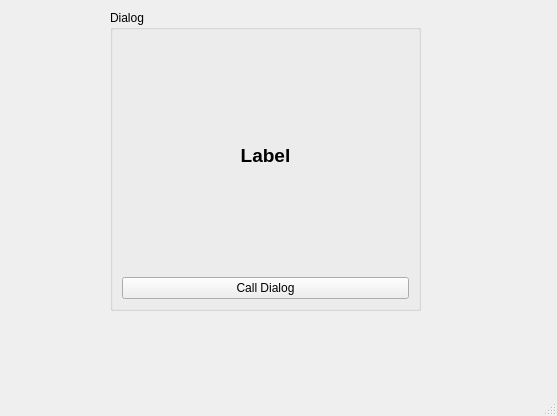
<?xml version="1.0" encoding="UTF-8"?>
<ui version="4.0">
 <class>MainWindow</class>
 <widget class="QMainWindow" name="MainWindow">
  <property name="geometry">
   <rect>
    <x>0</x>
    <y>0</y>
    <width>557</width>
    <height>416</height>
   </rect>
  </property>
  <property name="windowTitle">
   <string>MainWindow</string>
  </property>
  <widget class="QWidget" name="centralwidget">
   <widget class="QGroupBox" name="groupBox">
    <property name="geometry">
     <rect>
      <x>110</x>
      <y>10</y>
      <width>311</width>
      <height>301</height>
     </rect>
    </property>
    <property name="title">
     <string>Dialog</string>
    </property>
    <layout class="QVBoxLayout" name="verticalLayout">
     <item>
      <widget class="QLabel" name="label">
       <property name="font">
        <font>
         <pointsize>14</pointsize>
         <weight>75</weight>
         <bold>true</bold>
        </font>
       </property>
       <property name="text">
        <string>Label</string>
       </property>
       <property name="alignment">
        <set>Qt::AlignCenter</set>
       </property>
      </widget>
     </item>
     <item>
      <widget class="QPushButton" name="pushButton">
       <property name="text">
        <string>Call Dialog</string>
       </property>
      </widget>
     </item>
    </layout>
   </widget>
  </widget>
  <widget class="QMenuBar" name="menubar">
   <property name="geometry">
    <rect>
     <x>0</x>
     <y>0</y>
     <width>557</width>
     <height>21</height>
    </rect>
   </property>
  </widget>
  <widget class="QStatusBar" name="statusbar"/>
 </widget>
 <resources/>
 <connections/>
</ui>
